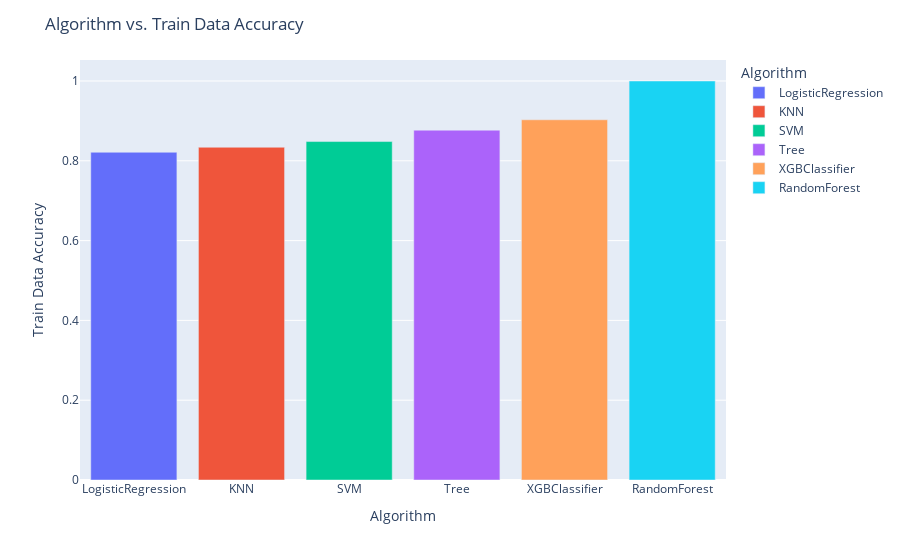

Notebook cell for this chart:
### Code cell
fig = px.bar(score_df, x='Algorithm', y='Train Data Accuracy', hover_data=['Algorithm', 'Train Data Accuracy'], color='Algorithm')
fig.update_layout(title='Algorithm vs. Train Data Accuracy', xaxis_title='Algorithm', yaxis_title='Train Data Accuracy' )
fig.show()

### Figure 1 — Plotly figure (JSON) as saved in the notebook; plotly's stock layout.template omitted (floating-point values rounded to 4 significant figures)
{"data": [{"alignmentgroup": "True", "hovertemplate": "Algorithm=%{x}<br>Train Data Accuracy=%{y}<extra></extra>", "legendgroup": "LogisticRegression", "marker": {"color": "#636efa", "pattern": {"shape": ""}}, "name": "LogisticRegression", "offsetgroup": "LogisticRegression", "orientation": "v", "showlegend": true, "textposition": "auto", "type": "bar", "x": ["LogisticRegression"], "xaxis": "x", "y": [0.8214], "yaxis": "y"}, {"alignmentgroup": "True", "hovertemplate": "Algorithm=%{x}<br>Train Data Accuracy=%{y}<extra></extra>", "legendgroup": "KNN", "marker": {"color": "#EF553B", "pattern": {"shape": ""}}, "name": "KNN", "offsetgroup": "KNN", "orientation": "v", "showlegend": true, "textposition": "auto", "type": "bar", "x": ["KNN"], "xaxis": "x", "y": [0.8339], "yaxis": "y"}, {"alignmentgroup": "True", "hovertemplate": "Algorithm=%{x}<br>Train Data Accuracy=%{y}<extra></extra>", "legendgroup": "SVM", "marker": {"color": "#00cc96", "pattern": {"shape": ""}}, "name": "SVM", "offsetgroup": "SVM", "orientation": "v", "showlegend": true, "textposition": "auto", "type": "bar", "x": ["SVM"], "xaxis": "x", "y": [0.8482], "yaxis": "y"}, {"alignmentgroup": "True", "hovertemplate": "Algorithm=%{x}<br>Train Data Accuracy=%{y}<extra></extra>", "legendgroup": "Tree", "marker": {"color": "#ab63fa", "pattern": {"shape": ""}}, "name": "Tree", "offsetgroup": "Tree", "orientation": "v", "showlegend": true, "textposition": "auto", "type": "bar", "x": ["Tree"], "xaxis": "x", "y": [0.8768], "yaxis": "y"}, {"alignmentgroup": "True", "hovertemplate": "Algorithm=%{x}<br>Train Data Accuracy=%{y}<extra></extra>", "legendgroup": "XGBClassifier", "marker": {"color": "#FFA15A", "pattern": {"shape": ""}}, "name": "XGBClassifier", "offsetgroup": "XGBClassifier", "orientation": "v", "showlegend": true, "textposition": "auto", "type": "bar", "x": ["XGBClassifier"], "xaxis": "x", "y": [0.9028], "yaxis": "y"}, {"alignmentgroup": "True", "hovertemplate": "Algorithm=%{x}<br>Train Data Accuracy=%{y}<extra></extra>", "legendgroup": "RandomForest", "marker": {"color": "#19d3f3", "pattern": {"shape": ""}}, "name": "RandomForest", "offsetgroup": "RandomForest", "orientation": "v", "showlegend": true, "textposition": "auto", "type": "bar", "x": ["RandomForest"], "xaxis": "x", "y": [1], "yaxis": "y"}], "layout": {"barmode": "relative", "legend": {"title": {"text": "Algorithm"}, "tracegroupgap": 0}, "margin": {"t": 60}, "title": {"text": "Algorithm vs. Train Data Accuracy"}, "xaxis": {"anchor": "y", "categoryarray": ["LogisticRegression", "KNN", "SVM", "Tree", "XGBClassifier", "RandomForest"], "categoryorder": "array", "domain": [0, 1], "title": {"text": "Algorithm"}}, "yaxis": {"anchor": "x", "domain": [0, 1], "title": {"text": "Train Data Accuracy"}}}}
